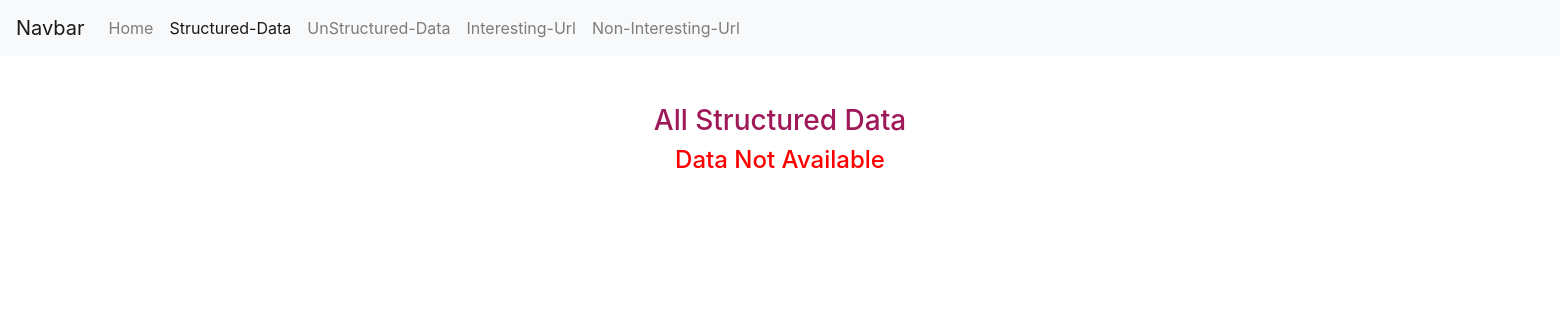
Before: /sData/ with the older database file.
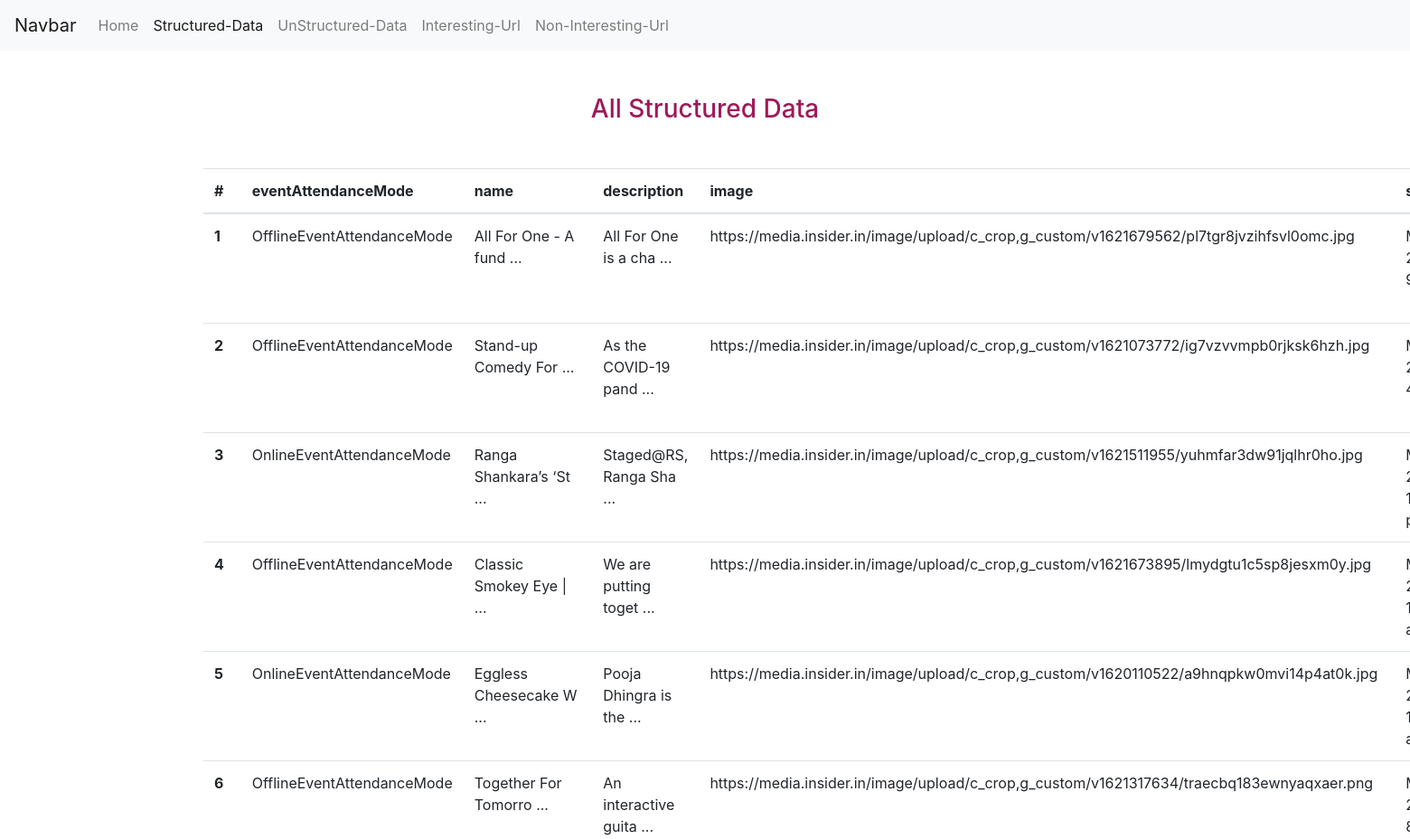
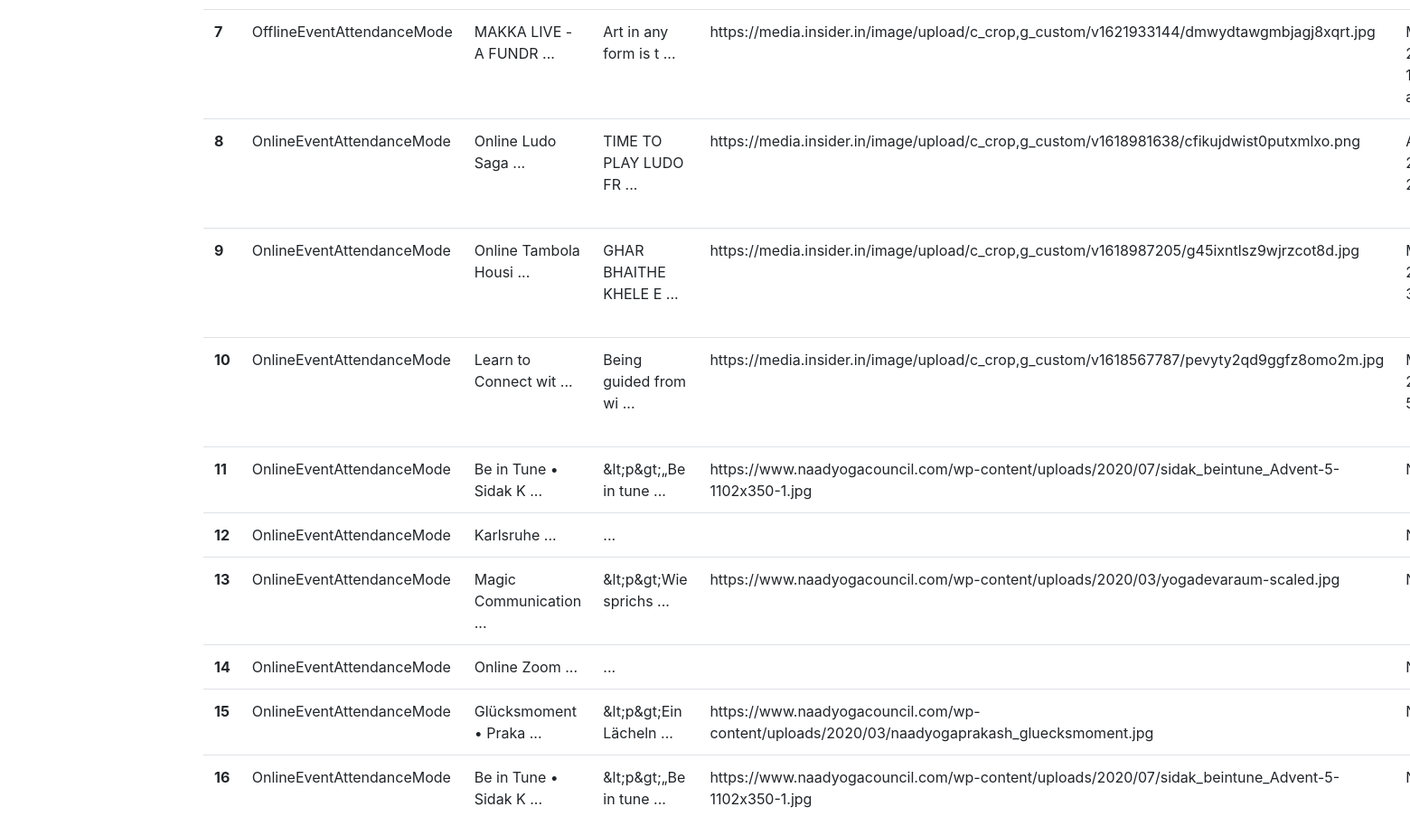
After: the same page with the newer database file (2 pictures, top to bottom).
### sApp/models.py (models this page shows, shortened)
class sData(models.Model):
    eventAttendanceMode = models.CharField(max_length=256, blank=True, default="OnlineEventAttendanceMode", null=True)
    name = models.CharField(max_length=300, blank=True, null=True)
    description = models.TextField(blank=True, null=True)
    image = models.ImageField(blank=True, null=True)
    startDate = models.DateTimeField(blank=True, null=True)
    endDate = models.DateTimeField(blank=True, null=True)
    performer_name = models.CharField(max_length=256, default="None", blank=True, null=True)
    category = models.CharField(max_length=256, default="Noting", blank=True, null=True)

### sApp/views.py (the view)
# urls.py: path('sData/', s_Data, name='sData'),
def s_Data(request):
    asd = sData.objects.all()
    return render(request, 'all_structuredData.html', {'sData': asd})

### sApp/templates/all_structuredData.html (shortened to what this page needs)
<!doctype html>
<html lang="en">
  <head>
    <link rel="stylesheet" href="https://maxcdn.bootstrapcdn.com/bootstrap/4.0.0/css/bootstrap.min.css">
  </head>
  <body>
      {% include 'base/navbar.html' %}
    <div class="container mt-5">
        <h3 class="text-center mt-5" style="color: #9f1959;">All Structured Data</h3>
      {% if sData %}
        <table class="table mt-5">
          <thead>
            <tr>
              <th scope="col">#</th>
              <th scope="col">eventAttendanceMode</th>
              <th scope="col">name</th>
              <th scope="col">description</th>
              <th scope="col">image</th>
              <th scope="col">startDate</th>
            </tr>
          </thead>
          <tbody>
          {% for i in sData %}
            <tr>
              <th scope="row">{{ forloop.counter }}</th>
              <td>{{i.eventAttendanceMode}}</td>
              <td>{{i.name|slice:":20"}} ...</td>
              <td>{{i.description|slice:":20"}} ...</td>
              <td>{{i.image}}</td>
              <td>{{i.startDate}}</td>
            </tr>
          {% endfor %}
          </tbody>
        </table>
      {% else %}
      <h4 class="text-center" style="color: red;">Data Not Available</h4>
      {% endif %}
    </div>
  </body>
</html>

Changed rows visible on the page:
added sData: eventAttendanceMode "OfflineEventAttendanceMode", name "All For One - A fund", description "All For One is a cha", image "https://media.insider.in/image/upload/c_crop,g_custom/v1621679562/pl7tgr8jvzihfsvl0omc.jpg"
added sData: eventAttendanceMode "OfflineEventAttendanceMode", name "Stand-up Comedy For", description "As the COVID-19 pand", image "https://media.insider.in/image/upload/c_crop,g_custom/v1621073772/ig7vzvvmpb0rjksk6hzh.jpg"
added sData: eventAttendanceMode "OnlineEventAttendanceMode", name "Ranga Shankara’s ‘St", description "Staged@RS, Ranga Sha", image "https://media.insider.in/image/upload/c_crop,g_custom/v1621511955/yuhmfar3dw91jqlhr0ho.jpg"
added sData: eventAttendanceMode "OfflineEventAttendanceMode", name "Classic Smokey Eye |", description "We are putting toget", image "https://media.insider.in/image/upload/c_crop,g_custom/v1621673895/lmydgtu1c5sp8jesxm0y.jpg"
added sData: eventAttendanceMode "OnlineEventAttendanceMode", name "Eggless Cheesecake W", description "Pooja Dhingra is the", image "https://media.insider.in/image/upload/c_crop,g_custom/v1620110522/a9hnqpkw0mvi14p4at0k.jpg"
added sData: eventAttendanceMode "OfflineEventAttendanceMode", name "Together For Tomorro", description "An interactive guita", image "https://media.insider.in/image/upload/c_crop,g_custom/v1621317634/traecbq183ewnyaqxaer.png"
added sData: eventAttendanceMode "OfflineEventAttendanceMode", name "MAKKA LIVE - A FUNDR", description "Art in any form is t", image "https://media.insider.in/image/upload/c_crop,g_custom/v1621933144/dmwydtawgmbjagj8xqrt.jpg"
added sData: eventAttendanceMode "OnlineEventAttendanceMode", name "Online Ludo Saga", description "TIME TO PLAY LUDO FR", image "https://media.insider.in/image/upload/c_crop,g_custom/v1618981638/cfikujdwist0putxmlxo.png"
added sData: eventAttendanceMode "OnlineEventAttendanceMode", name "Online Tambola Housi", description "GHAR BHAITHE KHELE E", image "https://media.insider.in/image/upload/c_crop,g_custom/v1618987205/g45ixntlsz9wjrzcot8d.jpg"
added sData: eventAttendanceMode "OnlineEventAttendanceMode", name "Learn to Connect wit", description "Being guided from wi", image "https://media.insider.in/image/upload/c_crop,g_custom/v1618567787/pevyty2qd9ggfz8omo2m.jpg"
added sData: eventAttendanceMode "OnlineEventAttendanceMode", name "Be in Tune • Sidak K", description "&lt;p&gt;„Be in tune", image "https://www.naadyogacouncil.com/wp-content/uploads/2020/07/sidak_beintune_Advent-5-1102x350-1.jpg"
added sData: eventAttendanceMode "OnlineEventAttendanceMode", name "Karlsruhe"
added sData: eventAttendanceMode "OnlineEventAttendanceMode", name "Magic Communication", description "&lt;p&gt;Wie sprichs", image "https://www.naadyogacouncil.com/wp-content/uploads/2020/03/yogadevaraum-scaled.jpg"
added sData: eventAttendanceMode "OnlineEventAttendanceMode", name "Online Zoom"
added sData: eventAttendanceMode "OnlineEventAttendanceMode", name "Glücksmoment • Praka", description "&lt;p&gt;Ein Lächeln", image "https://www.naadyogacouncil.com/wp-content/uploads/2020/03/naadyogaprakash_gluecksmoment.jpg"
added sData: eventAttendanceMode "OnlineEventAttendanceMode", name "Be in Tune • Sidak K", description "&lt;p&gt;„Be in tune", image "https://www.naadyogacouncil.com/wp-content/uploads/2020/07/sidak_beintune_Advent-5-1102x350-1.jpg"
Other visible differences:
text no longer shown: "Data Not Available"
text now shown: "# eventAttendanceMode name description image"
